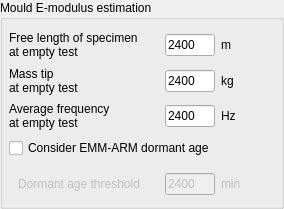
                   <widget class="QGroupBox" name="groupBox_mouldEModulusEstimation">
                    <property name="sizePolicy">
                     <sizepolicy hsizetype="Expanding" vsizetype="Fixed">
                      <horstretch>0</horstretch>
                      <verstretch>0</verstretch>
                     </sizepolicy>
                    </property>
                    <property name="minimumSize">
                     <size>
                      <width>284</width>
                      <height>209</height>
                     </size>
                    </property>
                    <property name="title">
                     <string>Mould E-modulus estimation</string>
                    </property>
                    <layout class="QVBoxLayout" name="verticalLayout_4">
                     <property name="leftMargin">
                      <number>6</number>
                     </property>
                     <item alignment="Qt::AlignTop">
                      <widget class="QWidget" name="widget_freeLengthEmptyTest" native="true">
                       <property name="sizePolicy">
                        <sizepolicy hsizetype="Fixed" vsizetype="Fixed">
                         <horstretch>0</horstretch>
                         <verstretch>0</verstretch>
                        </sizepolicy>
                       </property>
                       <property name="minimumSize">
                        <size>
                         <width>100</width>
                         <height>0</height>
                        </size>
                       </property>
                       <layout class="QHBoxLayout" name="horizontalLayout_30">
                        <property name="leftMargin">
                         <number>0</number>
                        </property>
                        <property name="topMargin">
                         <number>0</number>
                        </property>
                        <property name="bottomMargin">
                         <number>0</number>
                        </property>
                        <item>
                         <widget class="QLabel" name="label_freeLengthEmptyTest">
                          <property name="sizePolicy">
                           <sizepolicy hsizetype="Fixed" vsizetype="MinimumExpanding">
                            <horstretch>0</horstretch>
                            <verstretch>0</verstretch>
                           </sizepolicy>
                          </property>
                          <property name="minimumSize">
                           <size>
                            <width>150</width>
                            <height>0</height>
                           </size>
                          </property>
                          <property name="text">
                           <string>Free length of specimen
at empty test</string>
                          </property>
                          <property name="alignment">
                           <set>Qt::AlignJustify|Qt::AlignVCenter</set>
                          </property>
                         </widget>
                        </item>
                        <item alignment="Qt::AlignLeft">
                         <widget class="QLineEdit" name="lineEdit_freeLengthEmptyTest">
                          <property name="enabled">
                           <bool>true</bool>
                          </property>
                          <property name="sizePolicy">
                           <sizepolicy hsizetype="Fixed" vsizetype="Fixed">
                            <horstretch>0</horstretch>
                            <verstretch>0</verstretch>
                           </sizepolicy>
                          </property>
                          <property name="minimumSize">
                           <size>
                            <width>30</width>
                            <height>0</height>
                           </size>
                          </property>
                          <property name="maximumSize">
                           <size>
                            <width>50</width>
                            <height>16777215</height>
                           </size>
                          </property>
                          <property name="toolTip">
                           <string>&lt;html&gt;&lt;head/&gt;&lt;body&gt;&lt;p&gt;This factor will multiple the values contained in the files being read. If the files are already in terms of equivalent gravity (g), then a value equal to 1 should be inserted&lt;/p&gt;&lt;/body&gt;&lt;/html&gt;</string>
                          </property>
                          <property name="text">
                           <string>2400</string>
                          </property>
                          <property name="maxLength">
                           <number>8</number>
                          </property>
                         </widget>
                        </item>
                        <item alignment="Qt::AlignLeft">
                         <widget class="QLabel" name="label_freeLengthEmptyTestUnits">
                          <property name="sizePolicy">
                           <sizepolicy hsizetype="Preferred" vsizetype="Fixed">
                            <horstretch>0</horstretch>
                            <verstretch>0</verstretch>
                           </sizepolicy>
                          </property>
                          <property name="minimumSize">
                           <size>
                            <width>20</width>
                            <height>0</height>
                           </size>
                          </property>
                          <property name="text">
                           <string>m</string>
                          </property>
                         </widget>
                        </item>
                       </layout>
                      </widget>
                     </item>
                     <item alignment="Qt::AlignTop">
                      <widget class="QWidget" name="widget_massTipEmptyTest" native="true">
                       <property name="sizePolicy">
                        <sizepolicy hsizetype="Fixed" vsizetype="Fixed">
                         <horstretch>0</horstretch>
                         <verstretch>0</verstretch>
                        </sizepolicy>
                       </property>
                       <property name="minimumSize">
                        <size>
                         <width>100</width>
                         <height>0</height>
                        </size>
                       </property>
                       <layout class="QHBoxLayout" name="horizontalLayout_31">
                        <property name="leftMargin">
                         <number>0</number>
                        </property>
                        <property name="topMargin">
                         <number>0</number>
                        </property>
                        <property name="bottomMargin">
                         <number>0</number>
                        </property>
                        <item>
                         <widget class="QLabel" name="label_massTipEmptyTest">
                          <property name="sizePolicy">
                           <sizepolicy hsizetype="Fixed" vsizetype="MinimumExpanding">
                            <horstretch>0</horstretch>
                            <verstretch>0</verstretch>
                           </sizepolicy>
                          </property>
                          <property name="minimumSize">
                           <size>
                            <width>150</width>
                            <height>0</height>
                           </size>
                          </property>
                          <property name="text">
                           <string>Mass tip
at empty test</string>
                          </property>
                          <property name="alignment">
                           <set>Qt::AlignJustify|Qt::AlignVCenter</set>
                          </property>
                         </widget>
                        </item>
                        <item alignment="Qt::AlignLeft">
                         <widget class="QLineEdit" name="lineEdit_massTipEmptyTest">
                          <property name="enabled">
                           <bool>true</bool>
                          </property>
                          <property name="sizePolicy">
                           <sizepolicy hsizetype="Fixed" vsizetype="Fixed">
                            <horstretch>0</horstretch>
                            <verstretch>0</verstretch>
                           </sizepolicy>
                          </property>
                          <property name="minimumSize">
                           <size>
                            <width>30</width>
                            <height>0</height>
                           </size>
                          </property>
                          <property name="maximumSize">
                           <size>
                            <width>50</width>
                            <height>16777215</height>
                           </size>
                          </property>
                          <property name="toolTip">
                           <string>&lt;html&gt;&lt;head/&gt;&lt;body&gt;&lt;p&gt;This factor will multiple the values contained in the files being read. If the files are already in terms of equivalent gravity (g), then a value equal to 1 should be inserted&lt;/p&gt;&lt;/body&gt;&lt;/html&gt;</string>
                          </property>
                          <property name="text">
                           <string>2400</string>
                          </property>
                          <property name="maxLength">
                           <number>8</number>
                          </property>
                         </widget>
                        </item>
                        <item alignment="Qt::AlignLeft">
                         <widget class="QLabel" name="label_massTipEmptyTestUnits">
                          <property name="sizePolicy">
                           <sizepolicy hsizetype="Preferred" vsizetype="Fixed">
                            <horstretch>0</horstretch>
                            <verstretch>0</verstretch>
                           </sizepolicy>
                          </property>
                          <property name="minimumSize">
                           <size>
                            <width>20</width>
                            <height>0</height>
                           </size>
                          </property>
                          <property name="text">
                           <string>kg</string>
                          </property>
                         </widget>
                        </item>
                       </layout>
                      </widget>
                     </item>
                     <item alignment="Qt::AlignTop">
                      <widget class="QWidget" name="widget_averageFrequencyEmptyTest" native="true">
                       <property name="sizePolicy">
                        <sizepolicy hsizetype="Fixed" vsizetype="Fixed">
                         <horstretch>0</horstretch>
                         <verstretch>0</verstretch>
                        </sizepolicy>
                       </property>
                       <property name="minimumSize">
                        <size>
                         <width>100</width>
                         <height>0</height>
                        </size>
                       </property>
                       <layout class="QHBoxLayout" name="horizontalLayout_32">
                        <property name="leftMargin">
                         <number>0</number>
                        </property>
                        <property name="topMargin">
                         <number>0</number>
                        </property>
                        <property name="bottomMargin">
                         <number>0</number>
                        </property>
                        <item>
                         <widget class="QLabel" name="label_averageFrequencyEmptyTest">
                          <property name="sizePolicy">
                           <sizepolicy hsizetype="Fixed" vsizetype="MinimumExpanding">
                            <horstretch>0</horstretch>
                            <verstretch>0</verstretch>
                           </sizepolicy>
                          </property>
                          <property name="minimumSize">
                           <size>
                            <width>150</width>
                            <height>0</height>
                           </size>
                          </property>
                          <property name="text">
                           <string>Average frequency
at empty test</string>
                          </property>
                          <property name="alignment">
                           <set>Qt::AlignJustify|Qt::AlignVCenter</set>
                          </property>
                         </widget>
                        </item>
                        <item alignment="Qt::AlignLeft">
                         <widget class="QLineEdit" name="lineEdit_averageFrequencyEmptyTest">
                          <property name="enabled">
                           <bool>true</bool>
                          </property>
                          <property name="sizePolicy">
                           <sizepolicy hsizetype="Fixed" vsizetype="Fixed">
                            <horstretch>0</horstretch>
                            <verstretch>0</verstretch>
                           </sizepolicy>
                          </property>
                          <property name="minimumSize">
                           <size>
                            <width>30</width>
                            <height>0</height>
                           </size>
                          </property>
                          <property name="maximumSize">
                           <size>
                            <width>50</width>
                            <height>16777215</height>
                           </size>
                          </property>
                          <property name="toolTip">
                           <string>&lt;html&gt;&lt;head/&gt;&lt;body&gt;&lt;p&gt;This factor will multiple the values contained in the files being read. If the files are already in terms of equivalent gravity (g), then a value equal to 1 should be inserted&lt;/p&gt;&lt;/body&gt;&lt;/html&gt;</string>
                          </property>
                          <property name="text">
                           <string>2400</string>
                          </property>
                          <property name="maxLength">
                           <number>8</number>
                          </property>
                         </widget>
                        </item>
                        <item alignment="Qt::AlignLeft">
                         <widget class="QLabel" name="label_averageFrequencyEmptyTestUnits">
                          <property name="sizePolicy">
                           <sizepolicy hsizetype="Preferred" vsizetype="Fixed">
                            <horstretch>0</horstretch>
                            <verstretch>0</verstretch>
                           </sizepolicy>
                          </property>
                          <property name="minimumSize">
                           <size>
                            <width>20</width>
                            <height>0</height>
                           </size>
                          </property>
                          <property name="text">
                           <string>Hz</string>
                          </property>
                         </widget>
                        </item>
                       </layout>
                      </widget>
                     </item>
                     <item alignment="Qt::AlignTop">
                      <widget class="QCheckBox" name="checkBox_mouldEModulusEstimation">
                       <property name="sizePolicy">
                        <sizepolicy hsizetype="Expanding" vsizetype="Fixed">
                         <horstretch>0</horstretch>
                         <verstretch>0</verstretch>
                        </sizepolicy>
                       </property>
                       <property name="text">
                        <string>Consider EMM-ARM dormant age</string>
                       </property>
                      </widget>
                     </item>
                     <item>
                      <widget class="QWidget" name="widget_dormantThreshold" native="true">
                       <property name="sizePolicy">
                        <sizepolicy hsizetype="Fixed" vsizetype="Fixed">
                         <horstretch>0</horstretch>
                         <verstretch>0</verstretch>
                        </sizepolicy>
                       </property>
                       <property name="minimumSize">
                        <size>
                         <width>100</width>
                         <height>0</height>
                        </size>
                       </property>
                       <layout class="QHBoxLayout" name="horizontalLayout_33">
                        <property name="topMargin">
                         <number>0</number>
                        </property>
                        <property name="bottomMargin">
                         <number>0</number>
                        </property>
                        <item>
                         <widget class="QLabel" name="label_dormantThreshold">
                          <property name="enabled">
                           <bool>false</bool>
                          </property>
                          <property name="sizePolicy">
                           <sizepolicy hsizetype="Fixed" vsizetype="MinimumExpanding">
                            <horstretch>0</horstretch>
                            <verstretch>0</verstretch>
                           </sizepolicy>
                          </property>
                          <property name="minimumSize">
                           <size>
                            <width>141</width>
                            <height>0</height>
                           </size>
                          </property>
                          <property name="text">
                           <string>Dormant age threshold</string>
                          </property>
                          <property name="alignment">
                           <set>Qt::AlignJustify|Qt::AlignVCenter</set>
                          </property>
                         </widget>
                        </item>
                        <item alignment="Qt::AlignLeft">
                         <widget class="QLineEdit" name="lineEdit_dormantThreshold">
                          <property name="enabled">
                           <bool>false</bool>
                          </property>
                          <property name="sizePolicy">
                           <sizepolicy hsizetype="Fixed" vsizetype="Fixed">
                            <horstretch>0</horstretch>
                            <verstretch>0</verstretch>
                           </sizepolicy>
                          </property>
                          <property name="minimumSize">
                           <size>
                            <width>30</width>
                            <height>0</height>
                           </size>
                          </property>
                          <property name="maximumSize">
                           <size>
                            <width>50</width>
                            <height>16777215</height>
                           </size>
                          </property>
                          <property name="toolTip">
                           <string>&lt;html&gt;&lt;head/&gt;&lt;body&gt;&lt;p&gt;This factor will multiple the values contained in the files being read. If the files are already in terms of equivalent gravity (g), then a value equal to 1 should be inserted&lt;/p&gt;&lt;/body&gt;&lt;/html&gt;</string>
                          </property>
                          <property name="text">
                           <string>2400</string>
                          </property>
                          <property name="maxLength">
                           <number>8</number>
                          </property>
                         </widget>
                        </item>
                        <item alignment="Qt::AlignLeft">
                         <widget class="QLabel" name="label_dormantThresholdValue">
                          <property name="enabled">
                           <bool>false</bool>
                          </property>
                          <property name="sizePolicy">
                           <sizepolicy hsizetype="Preferred" vsizetype="Fixed">
                            <horstretch>0</horstretch>
                            <verstretch>0</verstretch>
                           </sizepolicy>
                          </property>
                          <property name="minimumSize">
                           <size>
                            <width>20</width>
                            <height>0</height>
                           </size>
                          </property>
                          <property name="text">
                           <string>min</string>
                          </property>
                         </widget>
                        </item>
                       </layout>
                      </widget>
                     </item>
                    </layout>
                   </widget>
